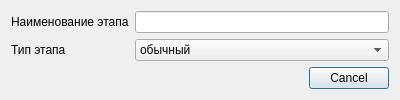
<?xml version="1.0" encoding="UTF-8"?>
<ui version="4.0">
 <class>PaymentSchemeItemEditor</class>
 <widget class="QDialog" name="PaymentSchemeItemEditor">
  <property name="geometry">
   <rect>
    <x>0</x>
    <y>0</y>
    <width>400</width>
    <height>93</height>
   </rect>
  </property>
  <property name="windowTitle">
   <string>Этап протокола</string>
  </property>
  <layout class="QGridLayout" name="gridLayout">
   <item row="0" column="1">
    <widget class="QLineEdit" name="edtName"/>
   </item>
   <item row="0" column="0">
    <widget class="QLabel" name="lblName">
     <property name="text">
      <string>Наименование этапа</string>
     </property>
    </widget>
   </item>
   <item row="2" column="0" colspan="2">
    <widget class="QDialogButtonBox" name="buttonBox">
     <property name="orientation">
      <enum>Qt::Horizontal</enum>
     </property>
     <property name="standardButtons">
      <set>QDialogButtonBox::Cancel</set>
     </property>
    </widget>
   </item>
   <item row="1" column="0">
    <widget class="QLabel" name="lblType">
     <property name="text">
      <string>Тип этапа</string>
     </property>
    </widget>
   </item>
   <item row="1" column="1">
    <widget class="QComboBox" name="cmbType">
     <item>
      <property name="text">
       <string>обычный</string>
      </property>
     </item>
     <item>
      <property name="text">
       <string>по показаниям</string>
      </property>
     </item>
    </widget>
   </item>
  </layout>
 </widget>
 <resources/>
 <connections>
  <connection>
   <sender>buttonBox</sender>
   <signal>accepted()</signal>
   <receiver>PaymentSchemeItemEditor</receiver>
   <slot>accept()</slot>
   <hints>
    <hint type="sourcelabel">
     <x>248</x>
     <y>254</y>
    </hint>
    <hint type="destinationlabel">
     <x>157</x>
     <y>274</y>
    </hint>
   </hints>
  </connection>
  <connection>
   <sender>buttonBox</sender>
   <signal>rejected()</signal>
   <receiver>PaymentSchemeItemEditor</receiver>
   <slot>reject()</slot>
   <hints>
    <hint type="sourcelabel">
     <x>316</x>
     <y>260</y>
    </hint>
    <hint type="destinationlabel">
     <x>286</x>
     <y>274</y>
    </hint>
   </hints>
  </connection>
 </connections>
</ui>
